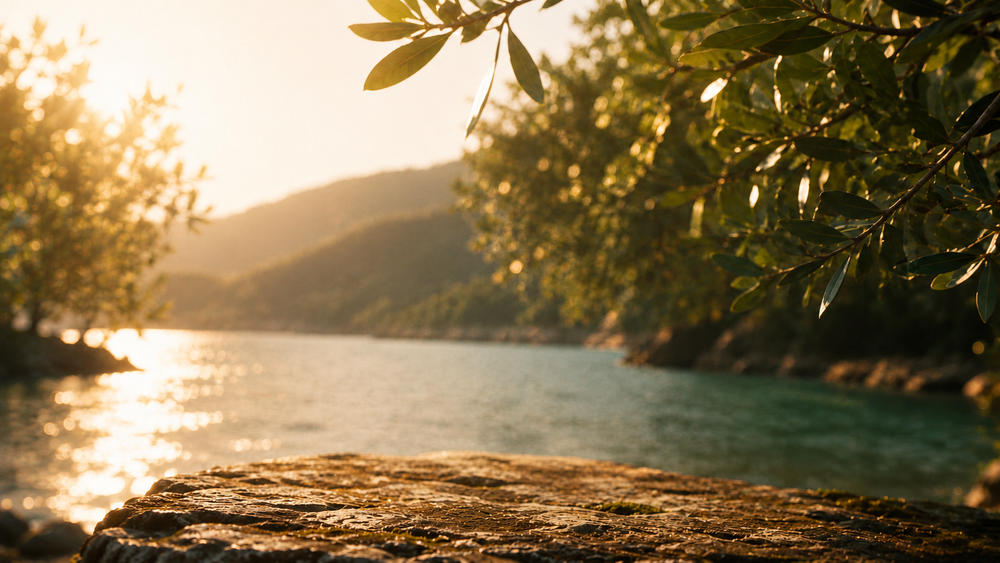
#> input picture resources/images/bible/bg_sample2.png, 1000 x 563 px, shrunk from 1672 x 941 before the run, found by its file name
$ python sample2.py
#> lines starting #> are read from the running program, lines starting #| are printed output that depends on the picture
import cv2
import math
import numpy as np

IMAGE = r"resources\images\bible\bg_sample2.png"

img = cv2.imread(IMAGE)
#> img is the input picture: shape (563, 1000, 3); mean B, G, R 81.6, 116.9, 136.6

h, w = img.shape[:2]
#> h = 563; w = 1000

fps = 30
duration = 10

writer = cv2.VideoWriter(
    "leaf_motion.mp4",
    cv2.VideoWriter_fourcc(*"mp4v"),
    fps,
    (w, h)
)

for frame in range(fps * duration):

    t = frame / fps

    map_x = np.zeros((h, w), np.float32)
    map_y = np.zeros((h, w), np.float32)

    for y in range(h):

        # 위쪽일수록 많이 흔들림
        strength = (1 - y / h) * 4  # 흔들림 크기 감소

        offset = math.sin(y * 0.04 + t * 2.5) * strength

        map_x[y, :] = np.arange(w) + offset
        map_y[y, :] = y

    warped = cv2.remap(
        img,
        map_x,
        map_y,
        interpolation=cv2.INTER_LINEAR,
        borderMode=cv2.BORDER_REFLECT
    )

    writer.write(warped)
#> this loop made 300 passes
#> pass 1, `warped = cv2.remap( img, map_x, map_y, interpolation=cv2.INTER_LINEAR,..`:
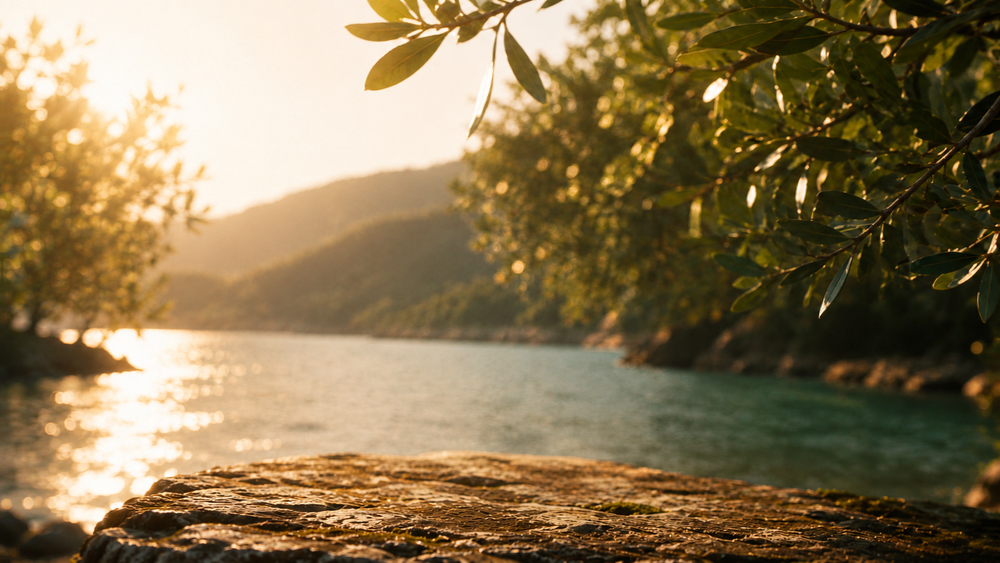
#> warped: shape (563, 1000, 3); mean B, G, R 81.6, 116.9, 136.5
#> after the loop:
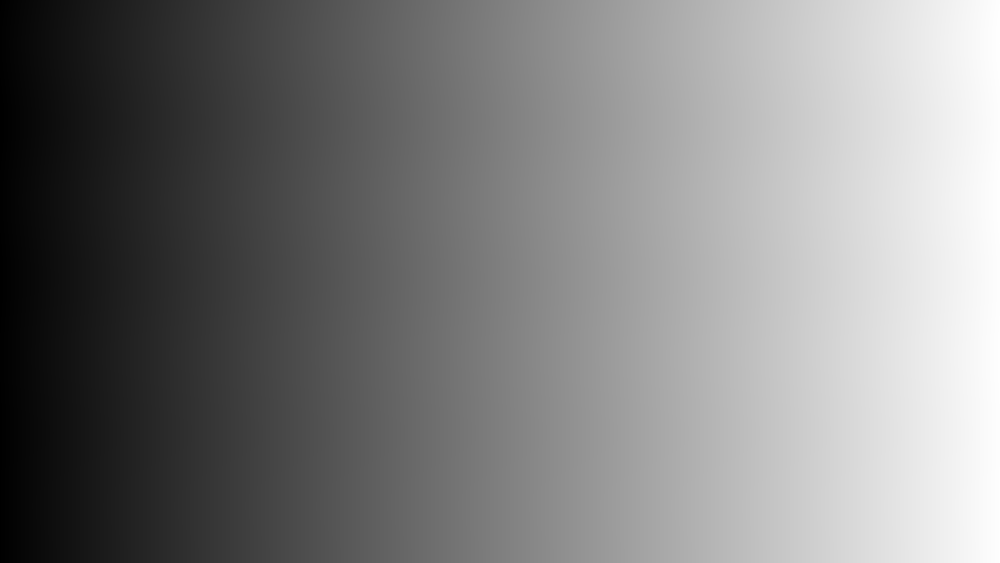
#> map_x: shape (563, 1000) float32; min -3.13, max 1002.7, mean 499.7; drawn with min black and max white
#> after the loop:
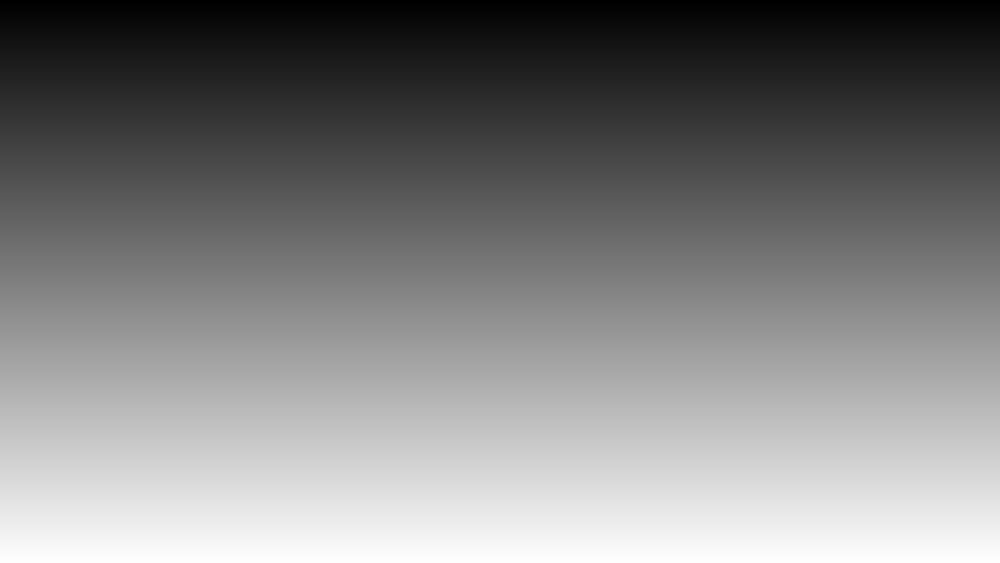
#> map_y: shape (563, 1000) float32; min 0, max 562, mean 281; drawn with min black and max white

writer.release()

$ run again, with resources/images/bible/scene1_text.png copied over resources/images/bible/bg_sample2.png
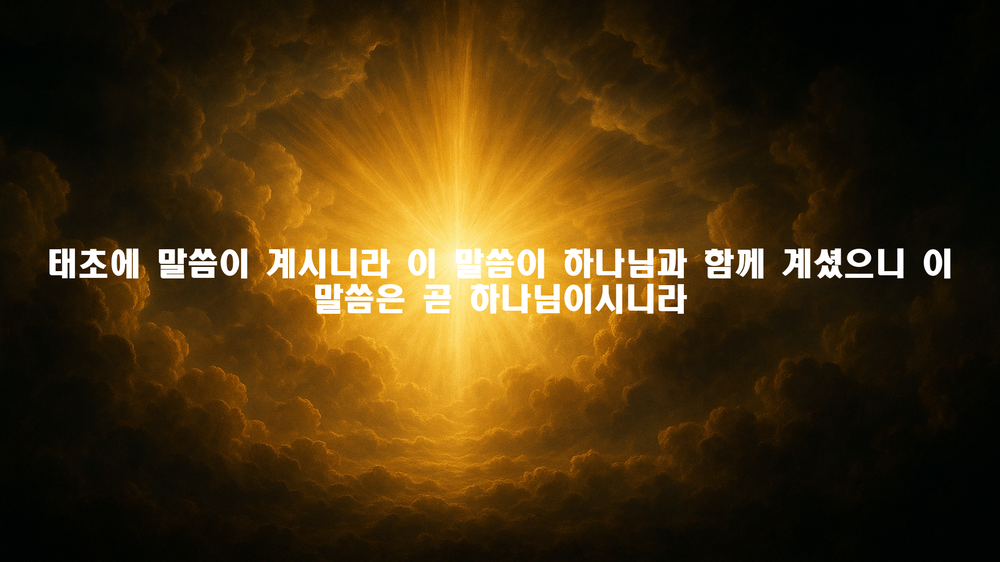
#> input picture resources/images/bible/scene1_text.png, 1000 x 562 px, shrunk from 1920 x 1080 before the run, found by its file name
#> img is the input picture: shape (562, 1000, 3); mean B, G, R 16.8, 52.4, 74.5
#> the loop `for frame in range(fps * duration): ` made 300 passes
#> pass 1, `warped = cv2.remap( img, map_x, map_y, interpolation=cv2.INTER_LINEAR,..`:
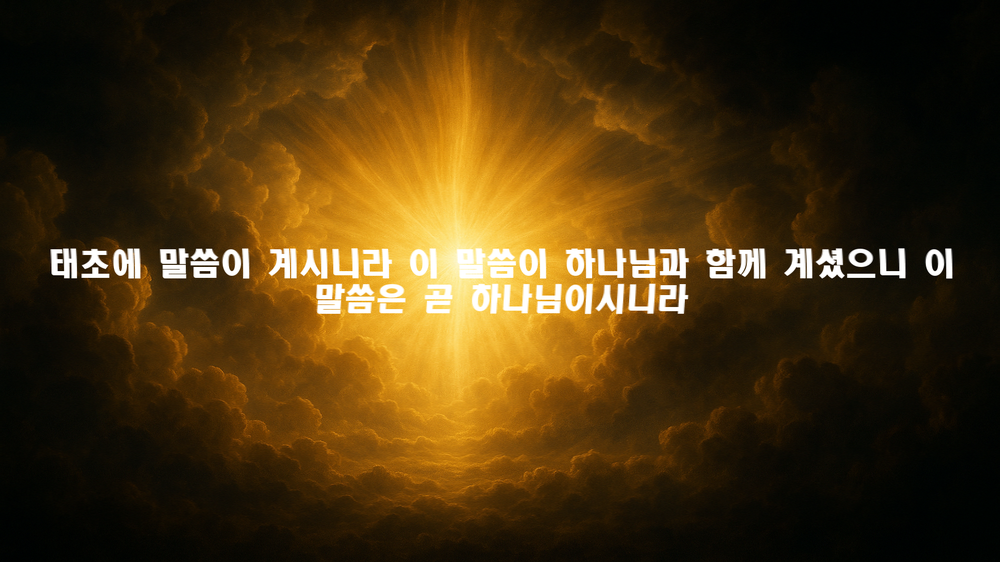
#> warped: shape (562, 1000, 3); mean B, G, R 16.9, 52.4, 74.5
